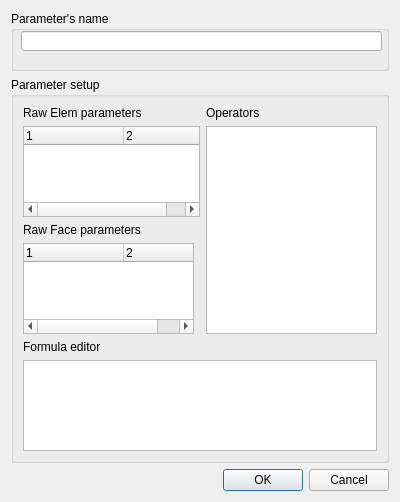
<?xml version="1.0" encoding="UTF-8"?>
<ui version="4.0">
 <class>Dialog</class>
 <widget class="QDialog" name="Dialog">
  <property name="geometry">
   <rect>
    <x>0</x>
    <y>0</y>
    <width>400</width>
    <height>502</height>
   </rect>
  </property>
  <property name="windowTitle">
   <string>Dialog</string>
  </property>
  <property name="modal">
   <bool>true</bool>
  </property>
  <layout class="QGridLayout" name="gridLayout">
   <item row="0" column="0">
    <widget class="QGroupBox" name="gb_nom_variable">
     <property name="sizePolicy">
      <sizepolicy hsizetype="Preferred" vsizetype="Fixed">
       <horstretch>0</horstretch>
       <verstretch>0</verstretch>
      </sizepolicy>
     </property>
     <property name="minimumSize">
      <size>
       <width>0</width>
       <height>60</height>
      </size>
     </property>
     <property name="title">
      <string>Parameter's name</string>
     </property>
     <widget class="QLineEdit" name="txt_nom_variable">
      <property name="geometry">
       <rect>
        <x>10</x>
        <y>20</y>
        <width>361</width>
        <height>20</height>
       </rect>
      </property>
     </widget>
    </widget>
   </item>
   <item row="1" column="0">
    <widget class="QGroupBox" name="gb_formule">
     <property name="title">
      <string>Parameter setup</string>
     </property>
     <layout class="QGridLayout" name="gridLayout_2">
      <item row="5" column="0" colspan="3">
       <widget class="QTextEdit" name="txt_formule"/>
      </item>
      <item row="4" column="0">
       <widget class="QLabel" name="label_3">
        <property name="text">
         <string>Formula editor</string>
        </property>
       </widget>
      </item>
      <item row="0" column="2">
       <widget class="QLabel" name="label_2">
        <property name="text">
         <string>Operators</string>
        </property>
       </widget>
      </item>
      <item row="1" column="2" rowspan="3">
       <widget class="QListView" name="lst_fonctions"/>
      </item>
      <item row="3" column="0">
       <widget class="QTreeWidget" name="tab_variables_2">
        <property name="indentation">
         <number>0</number>
        </property>
        <property name="rootIsDecorated">
         <bool>false</bool>
        </property>
        <property name="uniformRowHeights">
         <bool>true</bool>
        </property>
        <property name="itemsExpandable">
         <bool>false</bool>
        </property>
        <property name="columnCount">
         <number>2</number>
        </property>
        <column>
         <property name="text">
          <string>1</string>
         </property>
        </column>
        <column>
         <property name="text">
          <string>2</string>
         </property>
        </column>
       </widget>
      </item>
      <item row="0" column="0">
       <widget class="QLabel" name="label">
        <property name="text">
         <string>Raw Elem parameters</string>
        </property>
       </widget>
      </item>
      <item row="1" column="0" colspan="2">
       <widget class="QTreeWidget" name="tab_variables">
        <property name="indentation">
         <number>0</number>
        </property>
        <property name="rootIsDecorated">
         <bool>false</bool>
        </property>
        <property name="uniformRowHeights">
         <bool>true</bool>
        </property>
        <property name="itemsExpandable">
         <bool>false</bool>
        </property>
        <property name="columnCount">
         <number>2</number>
        </property>
        <column>
         <property name="text">
          <string>1</string>
         </property>
        </column>
        <column>
         <property name="text">
          <string>2</string>
         </property>
        </column>
       </widget>
      </item>
      <item row="2" column="0">
       <widget class="QLabel" name="label_4">
        <property name="text">
         <string>Raw Face parameters</string>
        </property>
       </widget>
      </item>
     </layout>
    </widget>
   </item>
   <item row="2" column="0">
    <widget class="QDialogButtonBox" name="bb_valide">
     <property name="cursor">
      <cursorShape>PointingHandCursor</cursorShape>
     </property>
     <property name="orientation">
      <enum>Qt::Horizontal</enum>
     </property>
     <property name="standardButtons">
      <set>QDialogButtonBox::Cancel|QDialogButtonBox::Ok</set>
     </property>
    </widget>
   </item>
  </layout>
 </widget>
 <resources/>
 <connections>
  <connection>
   <sender>bb_valide</sender>
   <signal>accepted()</signal>
   <receiver>Dialog</receiver>
   <slot>accept()</slot>
   <hints>
    <hint type="sourcelabel">
     <x>248</x>
     <y>254</y>
    </hint>
    <hint type="destinationlabel">
     <x>157</x>
     <y>274</y>
    </hint>
   </hints>
  </connection>
  <connection>
   <sender>bb_valide</sender>
   <signal>rejected()</signal>
   <receiver>Dialog</receiver>
   <slot>reject()</slot>
   <hints>
    <hint type="sourcelabel">
     <x>316</x>
     <y>260</y>
    </hint>
    <hint type="destinationlabel">
     <x>286</x>
     <y>274</y>
    </hint>
   </hints>
  </connection>
 </connections>
</ui>
